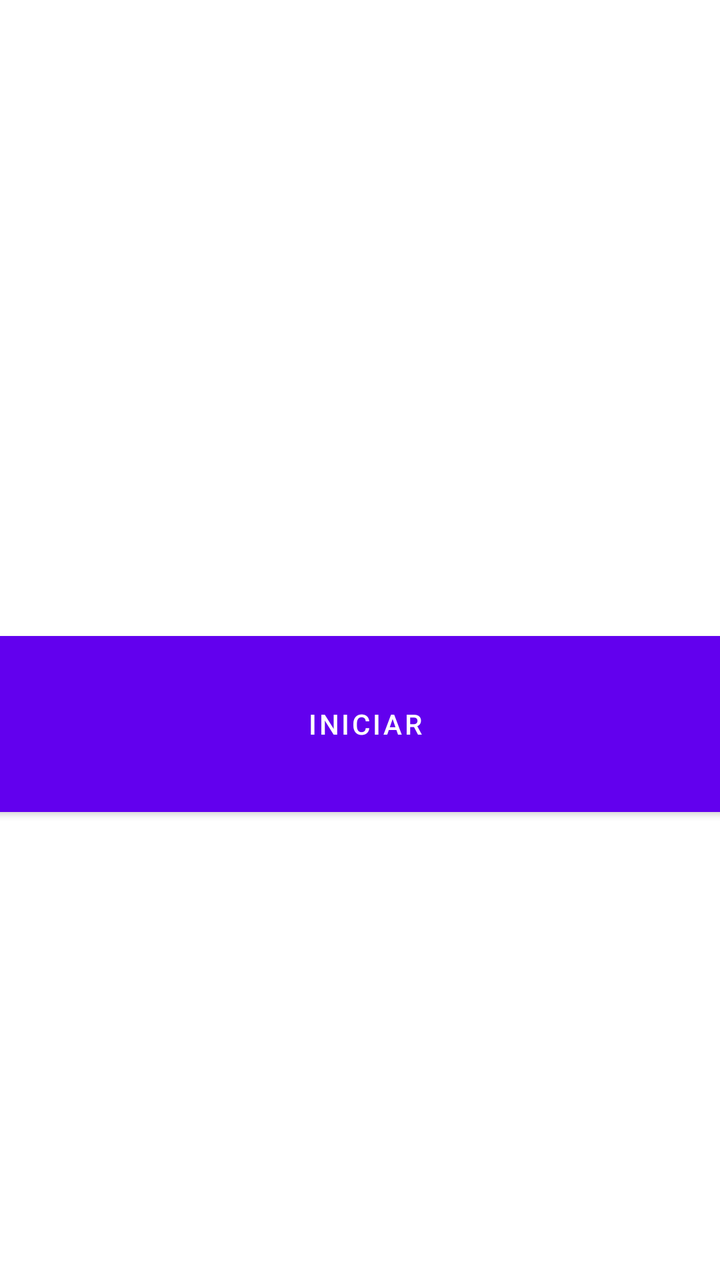
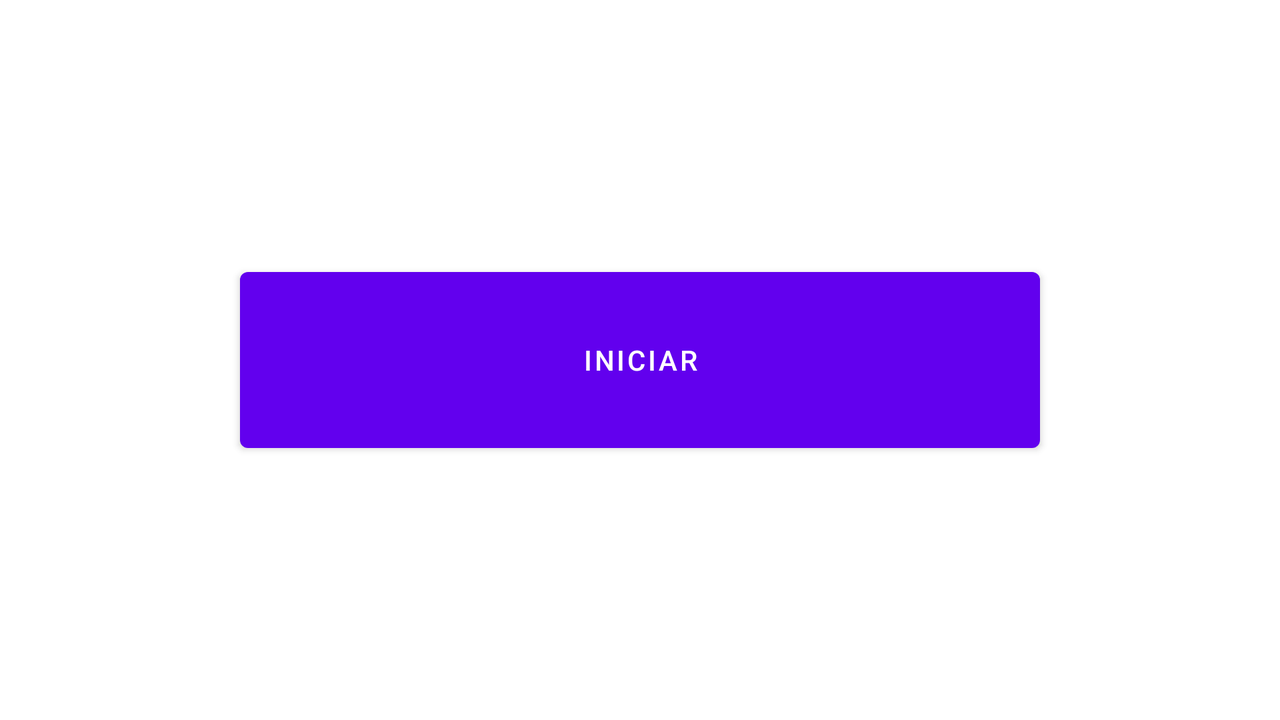

An Android layout and its configuration variant, each rendered on a device that would load it. The default file and the variant file are quoted in full after the pictures.
<!-- AndroidManifest.xml: application theme Theme.SplashActivity_JAVA -->
<!-- res/layout/activity_iniciar.xml -->
<?xml version="1.0" encoding="utf-8"?>
<androidx.constraintlayout.widget.ConstraintLayout xmlns:android="http://schemas.android.com/apk/res/android"
    xmlns:app="http://schemas.android.com/apk/res-auto"
    xmlns:tools="http://schemas.android.com/tools"
    android:layout_width="match_parent"
    android:layout_height="match_parent"
    tools:context=".Iniciar">
    <Button
        android:id="@+id/button"
        android:layout_width="400dp"
        android:layout_height="100dp"
        android:layout_marginTop="312dp"
        android:text="@string/button"
        app:layout_constraintEnd_toEndOf="parent"
        app:layout_constraintHorizontal_bias="0.454"
        app:layout_constraintStart_toStartOf="parent"
        app:layout_constraintTop_toTopOf="parent" />
</androidx.constraintlayout.widget.ConstraintLayout>
<!-- resources referenced by this layout -->
<resources>
  <string name="button">Iniciar</string>
  <style name="Theme.SplashActivity_JAVA" parent="Theme.MaterialComponents.DayNight.DarkActionBar">
          
          <item name="colorPrimary">@color/purple_500</item>
          <item name="colorPrimaryVariant">@color/purple_700</item>
          <item name="colorOnPrimary">@color/white</item>
          
          <item name="colorSecondary">@color/teal_200</item>
          <item name="colorSecondaryVariant">@color/teal_700</item>
          <item name="colorOnSecondary">@color/black</item>
          
          <item name="android:statusBarColor" tools:targetApi="l">?attr/colorPrimaryVariant</item>
          
      </style>
  <color name="purple_500">#FF6200EE</color>
  <color name="purple_700">#FF3700B3</color>
  <color name="white">#FFFFFFFF</color>
  <color name="teal_200">#FF03DAC5</color>
  <color name="teal_700">#FF018786</color>
  <color name="black">#FF000000</color>
</resources>
<!-- res/layout-land/activity_iniciar.xml (the repository's variant of the layout above) -->
<!-- drawn on the phone turned sideways -->
<?xml version="1.0" encoding="utf-8"?>
<androidx.constraintlayout.widget.ConstraintLayout xmlns:android="http://schemas.android.com/apk/res/android"
    xmlns:app="http://schemas.android.com/apk/res-auto"
    xmlns:tools="http://schemas.android.com/tools"
    android:layout_width="match_parent"
    android:layout_height="match_parent"
    tools:context=".Iniciar">

    <Button
        android:id="@+id/startButton"
        android:layout_width="400dp"
        android:layout_height="100dp"
        android:text="@string/button"
        app:layout_constraintBottom_toBottomOf="parent"
        app:layout_constraintEnd_toEndOf="parent"
        app:layout_constraintStart_toStartOf="parent"
        app:layout_constraintTop_toTopOf="parent" />
</androidx.constraintlayout.widget.ConstraintLayout>
